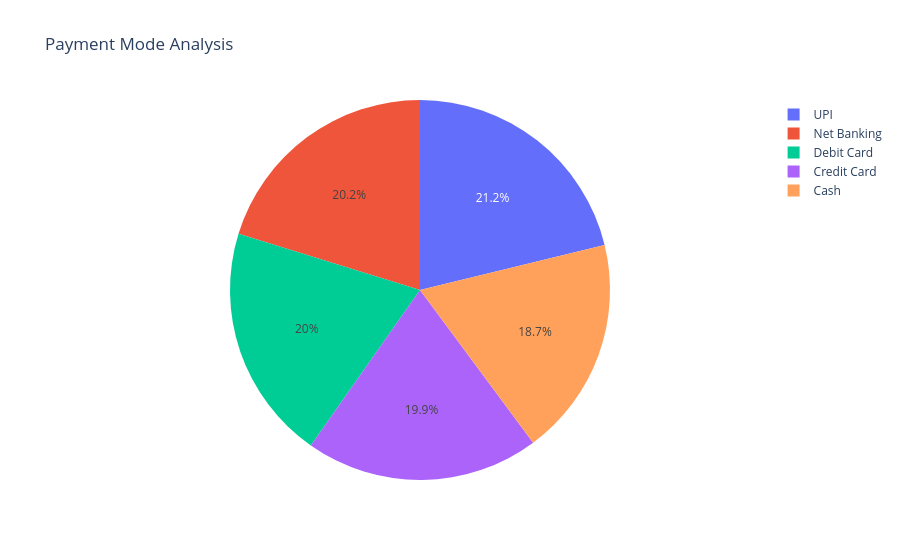

Notebook source saved alongside this figure:
### Markdown cell above
**Code Cell 6
Payment Mode**

### Code cell
payment_sales = (

    df
    .groupby("Payment_Mode", as_index=False)["Sales"]
    .sum()

)

fig = px.pie(

    payment_sales,

    names="Payment_Mode",

    values="Sales",

    title="Payment Mode Analysis"

)

fig.show()

### Figure 1 — Plotly figure (JSON) as saved in the notebook; plotly's stock layout.template omitted (floating-point values rounded to 4 significant figures)
{"data": [{"domain": {"x": [0, 1], "y": [0, 1]}, "hovertemplate": "Payment_Mode=%{label}<br>Sales=%{value}<extra></extra>", "labels": ["Cash", "Credit Card", "Debit Card", "Net Banking", "UPI"], "legendgroup": "", "name": "", "showlegend": true, "type": "pie", "values": [490400000.0, 522900000.0, 526900000.0, 531600000.0, 557300000.0]}], "layout": {"legend": {"tracegroupgap": 0}, "title": {"text": "Payment Mode Analysis"}}}
